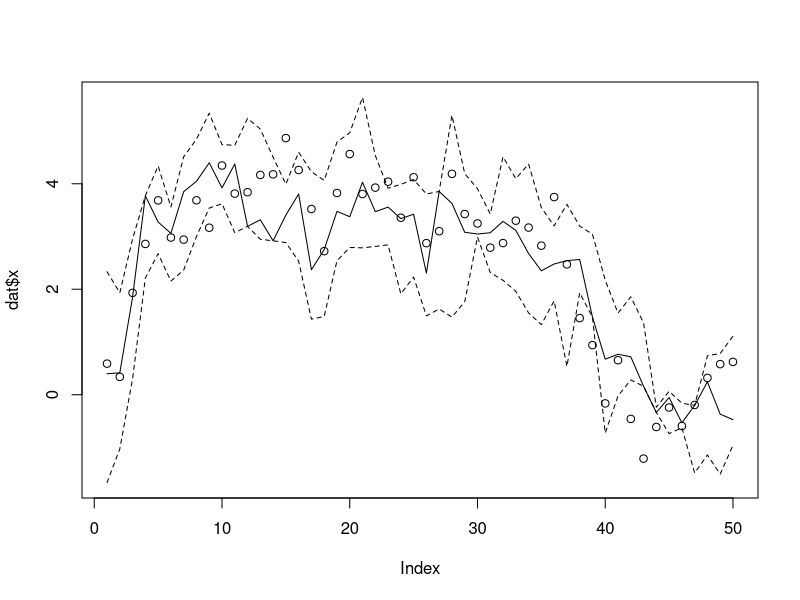
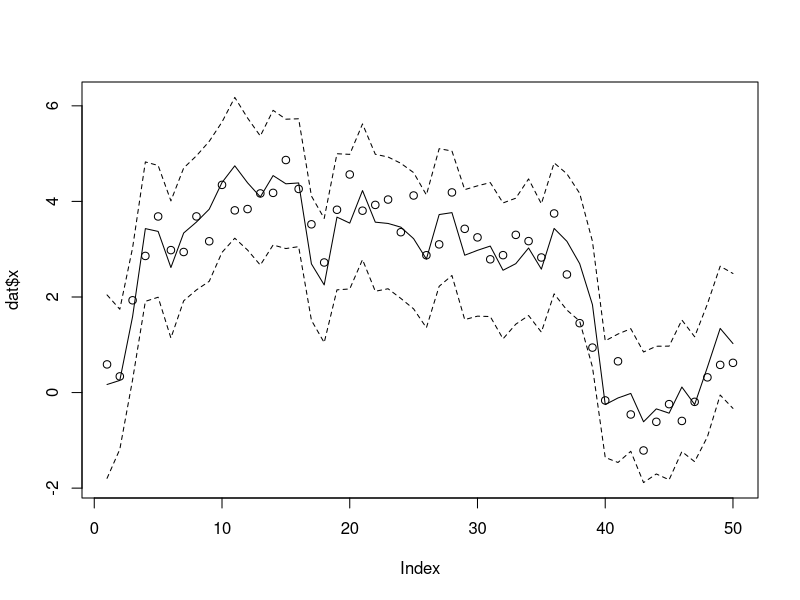
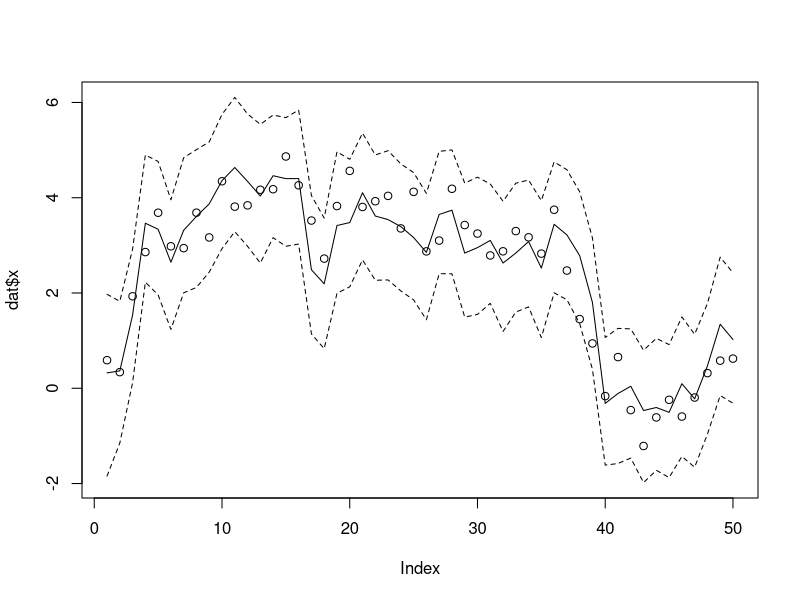
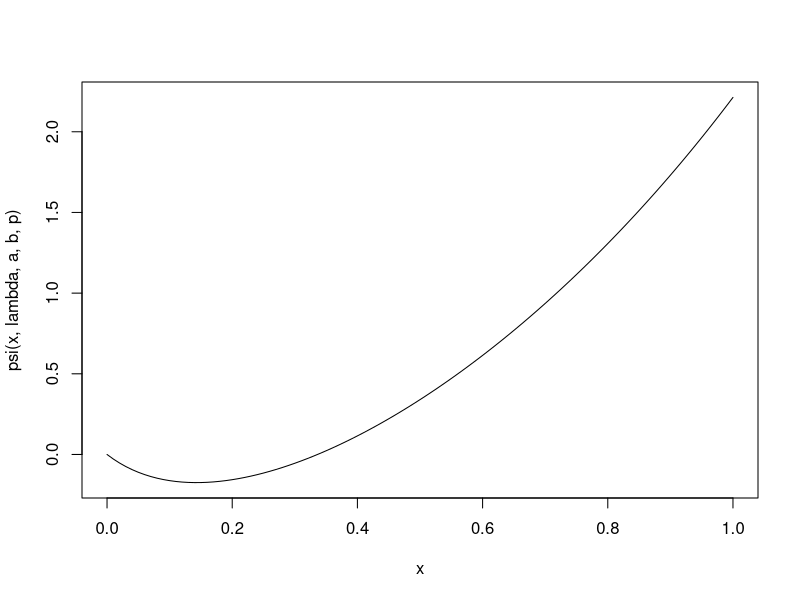
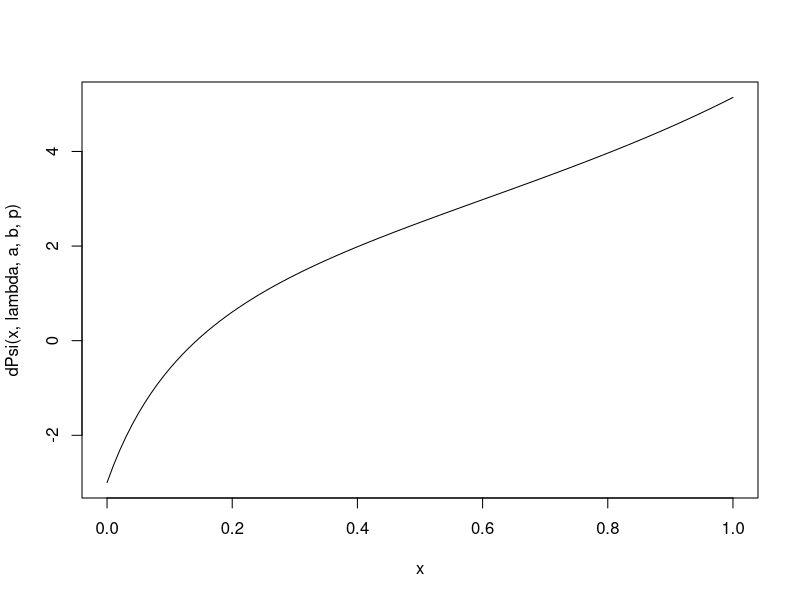

Here is the R script that generated these plots, in order:
## ---- chunk 1
f <- function(x) log(abs(x)) * exp(- (x + 1)^2 / 8)
integrate(f, -Inf, Inf)

## Monte Carlo approximation
nrep <- 1000
n <- 10000
## normal sampler
## i.n <- replicate(nrep, sqrt(8 * pi) * mean(log(abs(rnorm(n, -1, 2)))))
i.n <- replicate(nrep, {x <- rnorm(n, -1, 2); mean(f(x) / dnorm(x, -1, 2))})
mean(i.n)
sd(i.n)

## cauchy sampler
i.c <- replicate(nrep, {x <- rcauchy(n, -1, 2); mean(f(x) / dcauchy(x, -1, 2))})
mean(i.c)
sd(i.c)
## ---- chunk 2
blackScholes <- function(strike, time, S0, rfrate, sigma) {
    crit <- (log(strike / S0) - (rfrate - sigma^2 / 2) * time)/ sigma / sqrt(time)
    S0 * pnorm(sigma * sqrt(time) - crit) -
        strike * exp(- rfrate * time) * pnorm(-crit)
}

S0 <- strike <- time <- 1
rfrate <- 0.06
sigma <- 0.1
## analytic solution
blackScholes(strike, time, S0, rfrate, sigma)
## Monte Carlo approximation
myApprox <- function(nsim, strike, time, S0, rfrate, signma) {
    wt <- rnorm(nsim, sd = sqrt(time) * sigma)
    value <- mean(pmax(S0 * exp((rfrate - sigma^2 / 2) * time + wt) - strike, 0))
    exp(-rfrate * time) * value
}

mcAppr <- replicate(nrep, myApprox(n, strike, time, S0, rfrate, sigma))
mean(mcAppr)
sd(mcAppr)
## ---- chunk 3
dlmSim <- function(n, sigma, tau, x0) {
  x    <- rep(0, n)
  y    <- rep(0, n)
  x[1] <- rnorm(1, x0,   tau)
  y[1] <- rnorm(1, x[1], sigma)
  for (t in 2:n) { # loop for clarity; could be vectorized
    x[t] <- rnorm(1, x[t-1], tau)
    y[t] <- rnorm(1, x[t],   sigma)
  }
  data.frame(y = y, x = x) # save x for comparison purpose
}
## ---- chunk 4
n <- 50
tau <- sqrt(0.5); sigma <- sqrt(2) * tau
set.seed(123456)
dat <- dlmSim(n, sigma, tau, 0)
## ---- chunk 5
dlmSIS <- function(y, sigma, tau, m0, s0, N) {
  xseq <- matrix(0, n, N)
  x <- rnorm(N, m0, s0)
  w <- rep(1/N, N)
  for (t in 1:n) {
    x <- rnorm(N, x, tau)
    w <- w * dnorm(y[t], x, sigma)
    xseq[t, ] <- x <- sample(x, size = N, replace = TRUE, prob = w)
  }
  xseq
}
## ---- chunk 6
xseq <- dlmSIS(dat$y, sigma, tau, 0, 10, 1000)
summary(apply(xseq, 1, function(x) length(unique(x))))

plotDlmPf <- function(xseq) {
  lower <- apply(xseq, 1, quantile, prob = 0.025)
  upper <- apply(xseq, 1, quantile, prob = 0.975)
  med <- apply(xseq, 1, median)
  plot(dat$x, type = "n", ylim = range(c(dat$x, lower, upper)))
  points(dat$x)
  lines(med, lty = 1)
  lines(lower, lty = 2)
  lines(upper, lty = 2)
}
plotDlmPf(xseq)
## ---- chunk 7
dlmSISR <- function(y, sigma, tau, m0, s0, N) {
  xseq <- matrix(0, n, N)
  x <- rnorm(N, m0, s0)
  for (t in 1:n) {
    x <- rnorm(N, x, tau)
    w <- dnorm(y[t], x, sigma)
    xseq[t, ] <- x <- sample(x, size = N, replace = TRUE, prob = w)
  }
  xseq
}
## ---- chunk 8
xseq <- dlmSISR(dat$y, sigma, tau, 0, 10, 1000)
summary(apply(xseq, 1, function(x) length(unique(x))))
plotDlmPf(xseq)
## ---- chunk 9
dlmAPF <- function(y, sigma, tau, m0, s0, N) {
  xseq <- matrix(0, n, N)
  x <- rnorm(N, m0, s0)
  for (t in 1:n) {
    w0 <- dnorm(y[t], x, sigma)
    tilx <- sample(x, size = N, replace = TRUE, prob = w0)
    x <- rnorm(N, tilx, tau)
    w <- dnorm(y[t], x, sigma) / dnorm(y[t], tilx, sigma)
    xseq[t, ] <- x <- sample(x, size = N, replace = TRUE, prob = w)
  }
  xseq
}

xseq <- dlmAPF(dat$y, sigma, tau, 0, 10, 1000)
summary(apply(xseq, 1, function(x) length(unique(x))))
plotDlmPf(xseq)
## ---- chunk 10
isAppr <- function(n, h, df, dg, rg, ...) {
  x <- rg(n, ...)
  mean( h(x) * df(x) / dg(x, ...) )
}

alpha <- 3
h <- function(x) x^alpha
beta <- 2
df <- function(x) dexp(x, rate = 1 / beta)

mySummary <- function(nrep, n, h, df, dg, rg) {
##    browser()
    sim <- replicate(nrep, isAppr(n, h, df, dg, rg))
    c(mean = mean(sim), sd = sd(sim))
}

sapply(1:6, 
       function(shp) {
           rg <- function(n) rgamma(n, shape = shp, scale = beta)
           dg <- function(x) dgamma(x, shape = shp, scale = beta)
           mySummary(100, 1000, h, df, dg, rg)
       })
## ---- chunk 11
#' Importance sampler with exponeitial tilting
#' $X_i = U_i - V_i$ where
#' $U_i$ is gamma(a, b - theta) and $V_i$ is an independent exponential
#' with rate lambda / p + theta
#' Theta needs to be selected such that E X > 0

rX <- function(n, theta, lambda, a, b, p) {
  rgamma(n, a, rate = b - theta) - rexp(n, rate = lambda / p + theta)    
}
## ---- chunk 12
x <- 2 # reserve
lambda <- 1; a <- 6; b <- 2; p <- 6 # such that a / b - p / lambda < 0
#' $Z_i = Y_i - p \xi_i$ such that E[Z_i] < 0
#' where $Y_i$ is Gamma(a, b) with mean a/b,
#' $\xi_i$ is exponential with rate lambda.
#' The cumulant generating function of Z as a function of theta
psiExpr <- expression(- a * log(1 - t / b) - log(1 + t / lambda * p))
dPsiExpr <- D(psiExpr, "t")

psi <- function(t, lambda, a, b, p) {
  eval( psiExpr, list(t = t, lambda = lambda, a = a, b = b, p = p))
}

dPsi <- function(t, lambda, a, b, p) {
  eval(dPsiExpr, list(t = t, lambda = lambda, a = a, b = b, p = p))
}

curve( psi(x, lambda, a, b, p), 0, 1)
curve(dPsi(x, lambda, a, b, p), 0, 1)
## root of psi(theta) = 0
(th0  <- uniroot( psi, c(0.01, 1), lambda = lambda, a = a, b = b, p = p)$root)
## root of dPsi(theta) = 0
(thd0 <- uniroot(dPsi, c(0.01, 1), lambda = lambda, a = a, b = b, p = p)$root)
## ---- chunk 13
## approximation with importance sampler
ruinProbAppr <- function(n, lambda, a, b, p, x, theta,
                         batSize = 1000){
    do1rep <- function() {
        lossCum <- 0
        tau <- 0
        repeat {
            z <- rX(batSize, theta, lambda, a, b, p)
            loss <- lossCum + cumsum(z)
            idx <- which(loss > x)
            if (length(idx) > 0) break
            lossCum <- loss[batSize]
            tau <- tau + batSize
        }
        lossCum <- loss[idx[1]]
        tau <- tau + idx[1]
        lr <- exp(- theta * lossCum + tau * psi(theta, lambda, a, b, p))
    }
    sim <- replicate(n, do1rep())
    mean(sim)
}
## ---- chunk 14
## Compare different theta values
theta <- c(mean(c(thd0, th0)), (1:2) * th0)
nrep <- 50
n <- 200
sim <- sapply(theta,
              function(th) {
                  srep <- replicate(nrep, ruinProbAppr(n, lambda, a, b, p, x, th))
                  c(mean = mean(srep), sd = sd(srep))
              })
sim
## ---- chunk 15
rBM <- function(n, tgrid, sigma) {
    tt <- c(0, tgrid)
    dt <- diff(tt)
    nt <- length(tgrid)
    dw <- matrix(rnorm(n * nt, sd = sigma * sqrt(dt)), n, nt, byrow = TRUE)
    t(apply(dw, 1, cumsum))
}
## ---- chunk 16
callValLognorm <- function(S0, K, mu, sigma) {
    d <- (log(S0 / K) + mu + sigma^2) / sigma
    S0 * exp(mu + 0.5 * sigma^2) * pnorm(d) - K * pnorm(d - sigma)
}
## ---- chunk 17
optValueAppr <- function(n, r, sigma, S0, K, tgrid) {
    wt <- rBM(n, tgrid, sigma)
    ## payoff of call option on arithmetic average
    nt <- length(tgrid)
    TT <- tgrid[nt]
    St <- S0 * exp((r - sigma^2 / 2) * matrix(tgrid, n, nt, byrow = TRUE) + wt)
    pAri <- pmax(rowMeans(St) - K, 0)
    vAri <- mean(pAri) 
    ## underlying asset price
    ST <- St[, nt]
    vAs <- vAri - cov(ST, pAri) / var(ST) * (mean(ST) - exp(r * TT) * S0)
    ## value of standard option
    pStd <- pmax(ST - K, 0)
    pStdTrue <- callValLognorm(S0, K, (r - 0.5 * sigma^2) * TT,
                               sigma * sqrt(TT))
    vStd <-  vAri - cov(pStd, pAri) / var(pStd) * (mean(pStd) - pStdTrue)
    ## payoff of call option on geometric average
    pGeo <- pmax(exp(rowMeans(log(St))) - K, 0)
    tbar <- mean(tgrid)
    sBar2 <- sigma^2 / nt^2 / tbar * sum( (2 * seq(nt) - 1) * rev(tgrid) )
    pGeoTrue <- callValLognorm(S0, K, (r - 0.5 * sigma^2) * tbar,
                               sqrt(sBar2 * tbar))
    vGeo <- vAri - cov(pGeo, pAri) / var(pGeo) * (mean(pGeo) - pGeoTrue)
    ## sim <- data.frame(pAri, ST, pStd, pGeo)
    ## result
    c(vAri, vAs, vStd, vGeo) * exp(-r * TT)
}
## ---- chunk 18
r <- 0.05; sigma <- 0.3; S0 <-  50; K <-  50
tgrid <-  seq(0, .25, length = 14)[-1]
sim <- replicate(200, optValueAppr(500, r, sigma, S0, K, tgrid))
apply(sim, 1, mean)
apply(sim, 1, sd)
## ---- chunk 19
myApprox <- function(n) {
  ## basic MC
  z <- rnorm(n)
  mu1 <- mean(z^2)
  ## antithetic variate 1 ## no reduction in variance
  za <- -z
  mu2 <- mean(c(mean(z^2), mean(za^2)))
  ## antithetic variate 2
  y  <- qchisq(pnorm(z ), df = 1)
  ya <- qchisq(pnorm(za), df = 1)
  mu3 <- mean(c(mean(y), mean(ya)))
  c(mu1, mu2, mu3)              
}

nrep <- 200; n <- 100
sim <- replicate(nrep, myApprox(n))
apply(sim, 1, mean)
apply(sim, 1, sd)
## ---- chunk 20
#' @title Generating multivariate normal subject to linear constraint
#' @param U a vector of U(0, 1) random variables
#' @param Sigma variance matrix
#' @param nu vector for the linear projection

rmvnormLinCon <- function(U, Sigma, nu) {
    ## normalize nu such that nu' %*% Sigma %*% nu == 1
    nu <- nu / sqrt(c(crossprod(nu, Sigma %*% nu)))
    n <- length(U); p <- length(nu)
    ## convert the conditioning U to standard normal scale
    X <- qnorm(U)
    ## standard N(0, I_p)
    Z <- matrix(rnorm(n * p), p, n)
    ## lower-triang matrix of Cholesky decomposition of Sigma
    A <- t(chol(Sigma))
    ## conditional sampling
    cmean <- tcrossprod(Sigma %*% nu, X) # a pxn matrix for mean
    xi <- cmean + (A - Sigma %*% nu %*% crossprod(nu, A)) %*% Z
    t(xi) # a nxp matrix
}

optValueSS <- function(n, r, sigma, S0, K, tgrid, nstrata = 10) {
    nt <- length(tgrid)
    Sigma <- sigma^2 * outer(tgrid, tgrid, pmin)
    nu <- rep(1, nt) / nt
    ## unstratified version
    U <- runif(n)
    Wt <- rmvnormLinCon(U, Sigma, nu)
    St <- S0 * exp((r - sigma^2 / 2) * matrix(tgrid, n, nt, byrow = TRUE)
                   + Wt)
    pAri <- pmax(rowMeans(St) - K, 0)
    vAri <- mean(pAri)
    ## stratified version
    left <- rep(seq(nstrata) - 1, each = n / nstrata)
    V <- (left + U) / nstrata # stratified based on U
    Wt.s <- rmvnormLinCon(V, Sigma, nu)
    St.s <- S0 * exp((r - sigma^2 / 2) * matrix(tgrid, n, nt, byrow = TRUE)
                     + Wt.s)
    pAri.s <- pmax(rowMeans(St.s) - K, 0)
    vAri.s <- mean(pAri.s)
    c(vAri, vAri.s)
}

r <- 0.05; sigma <- 0.3; S0 <-  50; K <-  50
tgrid <-  seq(0, .25, length = 14)[-1]

sim <- replicate(200, optValueSS(500, r, sigma, S0, K, tgrid))
apply(sim, 1, mean)
apply(sim, 1, sd)
